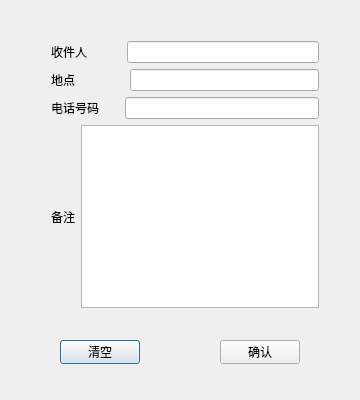
<?xml version="1.0" encoding="UTF-8"?>
<ui version="4.0">
 <class>TakeawayClass</class>
 <widget class="QDialog" name="TakeawayClass">
  <property name="geometry">
   <rect>
    <x>0</x>
    <y>0</y>
    <width>360</width>
    <height>400</height>
   </rect>
  </property>
  <property name="windowTitle">
   <string>Takeaway</string>
  </property>
  <property name="styleSheet">
   <string notr="true">QLabel
{
	
	font: 11pt &quot;Microsoft YaHei UI&quot;;
}</string>
  </property>
  <widget class="QPushButton" name="clear">
   <property name="geometry">
    <rect>
     <x>60</x>
     <y>340</y>
     <width>80</width>
     <height>24</height>
    </rect>
   </property>
   <property name="text">
    <string>清空</string>
   </property>
  </widget>
  <widget class="QPushButton" name="yes">
   <property name="geometry">
    <rect>
     <x>220</x>
     <y>340</y>
     <width>80</width>
     <height>24</height>
    </rect>
   </property>
   <property name="text">
    <string>确认</string>
   </property>
  </widget>
  <widget class="QWidget" name="">
   <property name="geometry">
    <rect>
     <x>40</x>
     <y>30</y>
     <width>290</width>
     <height>289</height>
    </rect>
   </property>
   <layout class="QVBoxLayout" name="verticalLayout">
    <item>
     <layout class="QHBoxLayout" name="horizontalLayout">
      <item>
       <widget class="QLabel" name="label">
        <property name="text">
         <string>收件人</string>
        </property>
       </widget>
      </item>
      <item>
       <spacer name="horizontalSpacer_2">
        <property name="orientation">
         <enum>Qt::Orientation::Horizontal</enum>
        </property>
        <property name="sizeType">
         <enum>QSizePolicy::Policy::Preferred</enum>
        </property>
        <property name="sizeHint" stdset="0">
         <size>
          <width>34</width>
          <height>20</height>
         </size>
        </property>
       </spacer>
      </item>
      <item>
       <widget class="QLineEdit" name="lineEdit"/>
      </item>
     </layout>
    </item>
    <item>
     <layout class="QHBoxLayout" name="horizontalLayout_2">
      <item>
       <widget class="QLabel" name="label_2">
        <property name="text">
         <string>地点</string>
        </property>
       </widget>
      </item>
      <item>
       <spacer name="horizontalSpacer">
        <property name="orientation">
         <enum>Qt::Orientation::Horizontal</enum>
        </property>
        <property name="sizeType">
         <enum>QSizePolicy::Policy::Preferred</enum>
        </property>
        <property name="sizeHint" stdset="0">
         <size>
          <width>49</width>
          <height>20</height>
         </size>
        </property>
       </spacer>
      </item>
      <item>
       <widget class="QLineEdit" name="lineEdit_2"/>
      </item>
     </layout>
    </item>
    <item>
     <layout class="QHBoxLayout" name="horizontalLayout_3">
      <item>
       <widget class="QLabel" name="label_3">
        <property name="text">
         <string>电话号码</string>
        </property>
       </widget>
      </item>
      <item>
       <spacer name="horizontalSpacer_3">
        <property name="orientation">
         <enum>Qt::Orientation::Horizontal</enum>
        </property>
        <property name="sizeType">
         <enum>QSizePolicy::Policy::Preferred</enum>
        </property>
        <property name="sizeHint" stdset="0">
         <size>
          <width>20</width>
          <height>20</height>
         </size>
        </property>
       </spacer>
      </item>
      <item>
       <widget class="QLineEdit" name="lineEdit_3"/>
      </item>
     </layout>
    </item>
    <item>
     <layout class="QHBoxLayout" name="horizontalLayout_4">
      <item>
       <widget class="QLabel" name="label_4">
        <property name="text">
         <string>备注</string>
        </property>
       </widget>
      </item>
      <item>
       <widget class="QTextEdit" name="textEdit"/>
      </item>
     </layout>
    </item>
   </layout>
  </widget>
 </widget>
 <layoutdefault spacing="6" margin="11"/>
 <resources/>
 <connections/>
</ui>
